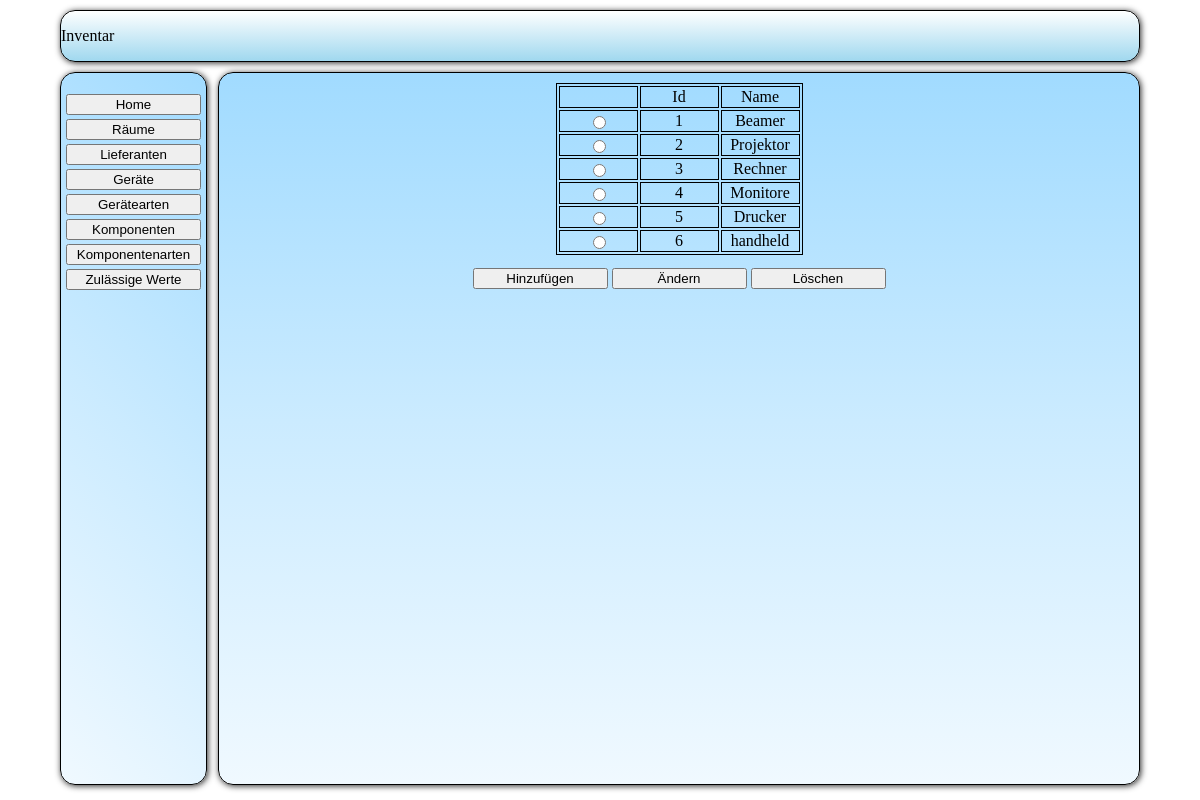
The app's page /src/php/fro_Auswahl.php?action=list&table=geraetearten with its own data.
### tables this page shows
CREATE TABLE IF NOT EXISTS `tbl_geraete_art` (
`geraete_art_id` int(11) NOT NULL,
  `geraete_art_name` text
);

### src/lib/plotting/forms.php (called while the page is built, shortened)
<?php
function get($key, $default)
{
    if(isset($_GET[$key]))
    {
	return htmlspecialchars($_GET[$key]);
    }
}
class form
{
    public function start($action, $method)
    {
	$additional = "";
	if((isset($method))&&($method != ""))
	{
	    $additional .= "method='".$method."' ";
	}
	\utility\html\openTag("form", "", $additional);
	return $this;
    }
    public function addInput($type,$name,$value)
    {
	$additional = "type='".$type."' name='".$name."'";
	if((isset($value))&&($value != ""))
	{
	    $additional .= " value='".$value."'";
	}
	\utility\html\singleTag("input", "", $additional);
	return $this;
    }
}

### src/php/sql_get.php (called while the page is built, shortened)
<?php
function func_a_getGeraeteArten()
{
    $txt_sql_statement = "SELECT * FROM tbl_geraete_art;";
    $a_sql_ausgabe = array();
    $a_sql_result = mysql_query($txt_sql_statement)
            or die ("Anfrage Fehlgeschlagen");
    while($a_sql_cache = mysql_fetch_assoc($a_sql_result))
    {
	$a_sql_ausgabe[] = $a_sql_cache;
    }
    return $a_sql_ausgabe;
}

### src/php/log_Liste.php (the view, shortened to what this page needs)
<?php
$oFormular = new \utility\forms\form();
$oFormular->start("", "get");
$oTabelle = new \utility\tables\table();
$oTabelle->start(true, "liste");
$oTabelle->startRow();
$oTabelle->addCell("");
foreach ($aErgebnis_attribute as $mAttribut)
{
    $oTabelle->addCell($mAttribut);
}
foreach ($aErgebnisse as $aErgebnis)
{
    reset($aErgebnis);
    $oFormular->addInput("radio", "selektiert", $aErgebnis[key($aErgebnis)]);
    foreach ($aErgebnis as $sIndex => $mData)
    {
	echo $mData;
    }
}
require_once './fro_Auswahl_buttons.php';

### src/php/fro_Auswahl.php (shortened to what this page needs)
<!DOCTYPE>
<html >
<head>
    <link href="../css/main.css" rel="stylesheet" type="text/css"/>
</head>
<body>
    <div id="main" >
        <div id="Header" >
            <marquee class="marquee" behavior="alternate">Inventar</marquee>
        </div>
        <div id="left">
            <br>
            <table border="0" align="center">
                <tr>
                    <td><a href="fro_Auswahl.php?action=home"><button>Home</button></a></td>
                </tr>
                <tr>
                    <td><a href="fro_Auswahl.php?action=list&table=raeume"><button>R&auml;ume</button></a></td>
                </tr>
                <tr>
                    <td><a href="fro_Auswahl.php?action=list&table=lieferanten"><button>Lieferanten</button></a></td>
                </tr>
                <tr>
                    <td><a href="fro_Auswahl.php?action=list&table=geraete"><button>Ger&auml;te</button></a></td>
                </tr>
                <tr>
                    <td><a href="fro_Auswahl.php?action=list&table=geraetearten"><button>Ger&auml;tearten</button></a></td>
                </tr>
                <tr>
                    <td><a href="fro_Auswahl.php?action=list&table=komponenten"><button>Komponenten</button></a></td>
                </tr>
                <tr>
                    <td><a href="fro_Auswahl.php?action=list&table=komponentenarten"><button>Komponentenarten</button></a></td>
                </tr>
                <tr>
                    <td><a href="fro_Auswahl.php?action=list&table=zulaessigewerte"><button>Zulässige Werte</button></a></td>
                </tr>
            </table>
        </div>
        <div id="right">
        <?php
	require_once './log_Auswahl.php';
        ?>
        </div>
    </div>
</body>
</html>

### src/php/log_Auswahl.php (shortened to what this page needs)
<?php
if($s_action = \utility\forms\get("action", false))
{
    switch($s_action)
    {
	case "list":
	    func_v_list();
	    break;
    }
}
else
{
    func_v_home();
}
function func_v_list()
{
    if($s_table = \utility\forms\get("table", false))
    {
	$a_table_attributes = [
	    "lieferanten"	=>  [
		"Id",
		"Firmenname",
		"Vorname",
		"Nachname",
		"Postleitzahl",
		"Ort",
		"Strasse",
	    ],
	    "raeume"	=>  [
		"Id",
		"Notiz",
		"Name",
	    ],
	    "geraete"	=>  [
		"Id",
		"Raum",
		"Lieferant",
		"Name",
		"Einkaufsdatum",
		"Notiz",
		"Hersteller",
		"Gewährleistungsbeginn",
		"Gewährleistungsende",
		"Seriennummer",
		"Art",
	    ],
	    "komponenten"	=>  [
		"Id",
		"Name",
		"Bestand",
		"Art"
	    ],
	    "komponentenarten"	=>  [
		"Id",
		"Name"
	    ],
	    "geraetearten"	=>  [
		"Id",
		"Name"
	    ],
	    "zulaessigewerte"	=>  [
		"Id",
		"Name",
		"Wert"
	    ],
	];
	$a_table_links = [
	    "lieferanten"	=>  "func_a_getLieferanten",
	    "raeume"	=>  "func_a_getRaeume",
	    "geraete"	=>  "func_a_getGeraete",
	    "komponenten"	=>  "func_a_getKomponenten",
	    "komponentenarten"	=>  "func_a_getKomponentenArten",
	    "geraetearten"	=>  "func_a_getGeraeteArten",
	    "zulaessigewerte"	=>  "func_a_getZulaessigeWerte",
	];
	if(isset($a_table_links[$s_table]))
	{
	    $aErgebnisse = call_user_func($a_table_links[$s_table]);
	    $aErgebnis_attribute = $a_table_attributes[$s_table];
	    include "log_Liste.php";
	}
	else
	{
	    func_v_invalid();
	}
    }
    else
    {
	func_v_invalid();
    }
}

### src/lib/plotting/html.php (shortened to what this page needs)
<?php
function openTag($tag, $class = "", $additional = "")
{
    if((isset($tag))&&($tag != ""))
    {
	echo "<".$tag;
	if((isset($class))&&($class != ""))
	{
	    echo " class='".$class."'";
	}
	if((isset($additional))&&($additional != ""))
	{
	    echo " ".$additional;
	}
	echo ">";
    }
}
function closeTag($tag)
{
    if((isset($tag))&&($tag != ""))
    {
	echo "</".$tag.">";
    }
}
function singleTag($tag, $class, $additional)
{
        if((isset($tag))&&($tag != ""))
	{
	    echo "<".$tag;
	    if((isset($class))&&($class != ""))
	    {
		echo " class='".$class."'";
	    }
	    if((isset($additional))&&($additional != ""))
	    {
		echo " ".$additional;
	    }
	    echo "/>";
	}
}

### src/lib/plotting/tables.php (shortened to what this page needs)
<?php
class table
{
    private $started = false;
    private $rowstarted = false;
    private $cellstarted = false;
    public function start($border = false, $class="")
    {
	if($this->started == false)
	{
	    if(!$border)
	    {
		\utility\html\openTag("table", $class);
	    }
	    else
	    {
		\utility\html\openTag("table", $class, "border='1'");
	    }
	    $this->started = true;
	}
	else
	{
	    return false;
	}
	return $this;
    }
    public function end()
    {
	if(($this->started == true)&&($this->rowstarted == false)&&($this->cellstarted == false))
	{
	    $this->started = false;
	}
	else
	{
	    return false;
	}
	return $this;
    }
    public function startRow($class = "")
    {
	if(($this->started == true)&&($this->rowstarted == false))
	{
	    $this->rowstarted = true;
	}
	else
	{
	    return false;
	}
	return $this;
    }
    public function endRow()
    {
	if($this->rowstarted == true)
	{
	    $this->rowstarted = false;
	}
	else
	{
	    return false;
	}
	return $this;
    }
    public function startCell()
    {
	if(($this->rowstarted == true)&&($this->cellstarted == false))
	{
	    $this->cellstarted = true;
	}
	else
	{
	    return false;
	}
	return $this;
    }
    public function printCellContent($string)
    {
	if(($this->cellstarted == true)&&(isset($string)))
	{
	    echo $string;
	}
	else
	{
	    return false;
	}
	return $this;
    }
    public function endCell()
    {
	if($this->cellstarted == true)
	{
	    \utility\html\closeTag("td");
	    $this->cellstarted = false;
	}
	else
	{
	    return false;
	}
	return $this;
    }
    public function addCell($string)
    {
	$this->endCell();
	return $this;
    }
}

### src/php/fro_Auswahl_buttons.php
<table border="0" class="auswahl_buttons">
    <tr>
        <td><input type="submit" name="action" value="Hinzuf&uuml;gen"/></td>
        <td><input type="submit" name="action" value="&Auml;ndern"/></td>
        <td><input type="submit" name="action" value="L&ouml;schen"/></td>
    </tr>
</table>

### src/css/main.css (style rules this page uses)
body { padding: 0; margin: 0; }
#main { margin: auto; width: 1080px; }
#Header { position: relative; top: 10px; height: 50px; margin: auto; border: 1px solid black; border-radius: 15px; box-shadow: 1px 1px 6px #292929; background: #feffff; background: -moz-linear-gradient(top, #feffff 0%, #ddf1f9 35%, #a0d8ef 100%); background: -webkit-gradient(linear, left top, left bottom, color-stop(0%,#feffff), color-stop(35%,#ddf1f9), color-stop(100%,#a0d8ef)); background: -webkit-linear-gradient(top, #feffff 0%,#ddf1f9 35%,#a0d8ef 100%); background: -o-linear-gradient(top, #feffff 0%,#ddf1f9 35%,#a0d8ef 100%); background: -ms-linear-gradient(top, #feffff 0%,#ddf1f9 35%,#a0d8ef 100%); background: linear-gradient(to bottom, #feffff 0%,#ddf1f9 35%,#a0d8ef 100%); filter: progid:DXImageTransform.Microsoft.gradient( startColorstr='#feffff', endColorstr='#a0d8ef',GradientType=0 ); }
#left { position: relative; top: 20px; width: 145px; float: left; border: 1px solid black; text-align: center; border-radius: 15px; box-shadow: 1px 1px 6px #292929; background: rgb(240,249,255); background: -moz-linear-gradient(45deg, rgba(240,249,255,1) 0%, rgba(203,235,255,1) 49%, rgba(161,219,255,1) 100%); background: -webkit-gradient(linear, left bottom, right top, color-stop(0%,rgba(240,249,255,1)), color-stop(49%,rgba(203,235,255,1)), color-stop(100%,rgba(161,219,255,1))); background: -webkit-linear-gradient(45deg, rgba(240,249,255,1) 0%,rgba(203,235,255,1) 49%,rgba(161,219,255,1) 100%); background: -o-linear-gradient(45deg, rgba(240,249,255,1) 0%,rgba(203,235,255,1) 49%,rgba(161,219,255,1) 100%); background: -ms-linear-gradient(45deg, rgba(240,249,255,1) 0%,rgba(203,235,255,1) 49%,rgba(161,219,255,1) 100%); background: linear-gradient(45deg, rgba(240,249,255,1) 0%,rgba(203,235,255,1) 49%,rgba(161,219,255,1) 100%); filter: progid:DXImageTransform.Microsoft.gradient( startColorstr='#f0f9ff', endColorstr='#a1dbff',GradientType=1 ); }
#right { position: relative; top: 20px; width: 920px; height: 100%; border: 1px solid black; float: right; border-radius: 15px; box-shadow: 1px 1px 6px #292929; background: rgb(161,219,255); background: -moz-linear-gradient(top, rgba(161,219,255,1) 0%, rgba(203,235,255,1) 49%, rgba(240,249,255,1) 100%); background: -webkit-gradient(linear, left top, left bottom, color-stop(0%,rgba(161,219,255,1)), color-stop(49%,rgba(203,235,255,1)), color-stop(100%,rgba(240,249,255,1))); background: -webkit-linear-gradient(top, rgba(161,219,255,1) 0%,rgba(203,235,255,1) 49%,rgba(240,249,255,1) 100%); background: -o-linear-gradient(top, rgba(161,219,255,1) 0%,rgba(203,235,255,1) 49%,rgba(240,249,255,1) 100%); background: -ms-linear-gradient(top, rgba(161,219,255,1) 0%,rgba(203,235,255,1) 49%,rgba(240,249,255,1) 100%); background: linear-gradient(to bottom, rgba(161,219,255,1) 0%,rgba(203,235,255,1) 49%,rgba(240,249,255,1) 100%); filter: progid:DXImageTransform.Microsoft.gradient( startColorstr='#a1dbff', endColorstr='#f0f9ff',GradientType=0 ); }
button, input[type="submit"], input[type="reset"] { width: 135px; }
table.liste { position: relative; margin: auto; top: 10px; border: 1px solid black; }
table.liste td { border: 1px solid black; width: 75px; text-align: center; }
table.auswahl_buttons { position: relative; margin: auto; top: 20px; }
.marquee { color: #000000; background-repeat: repeat-x; line-height: 50px }

### records on screen
tbl_geraete_art: geraete_art_id "1", geraete_art_name "Beamer"
tbl_geraete_art: geraete_art_id "2", geraete_art_name "Projektor"
tbl_geraete_art: geraete_art_id "3", geraete_art_name "Rechner"
tbl_geraete_art: geraete_art_id "4", geraete_art_name "Monitore"
tbl_geraete_art: geraete_art_id "5", geraete_art_name "Drucker"
tbl_geraete_art: geraete_art_id "6", geraete_art_name "handheld"

### other values on screen
$string "Id"
$string "Name"
